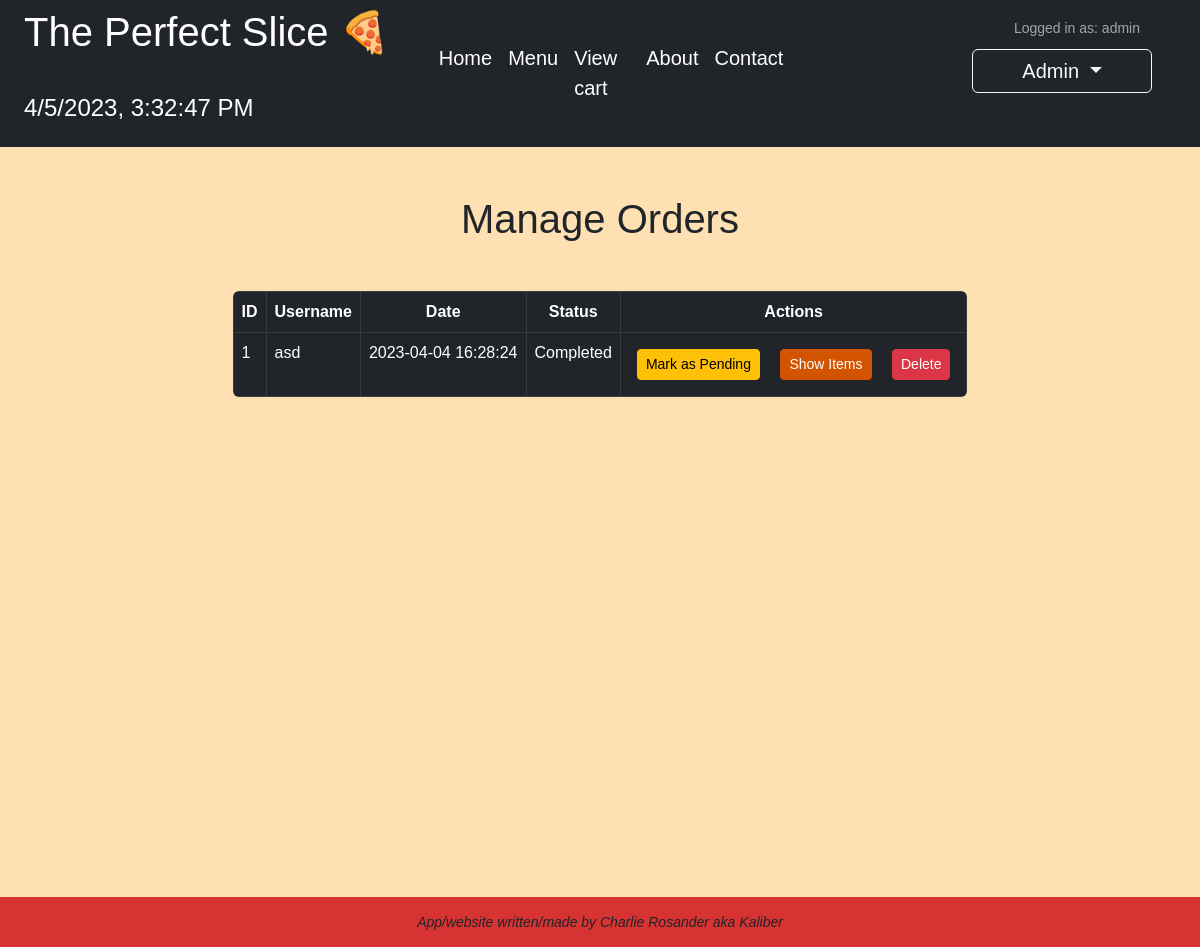
Before: /orders (signed in) with the older database file.
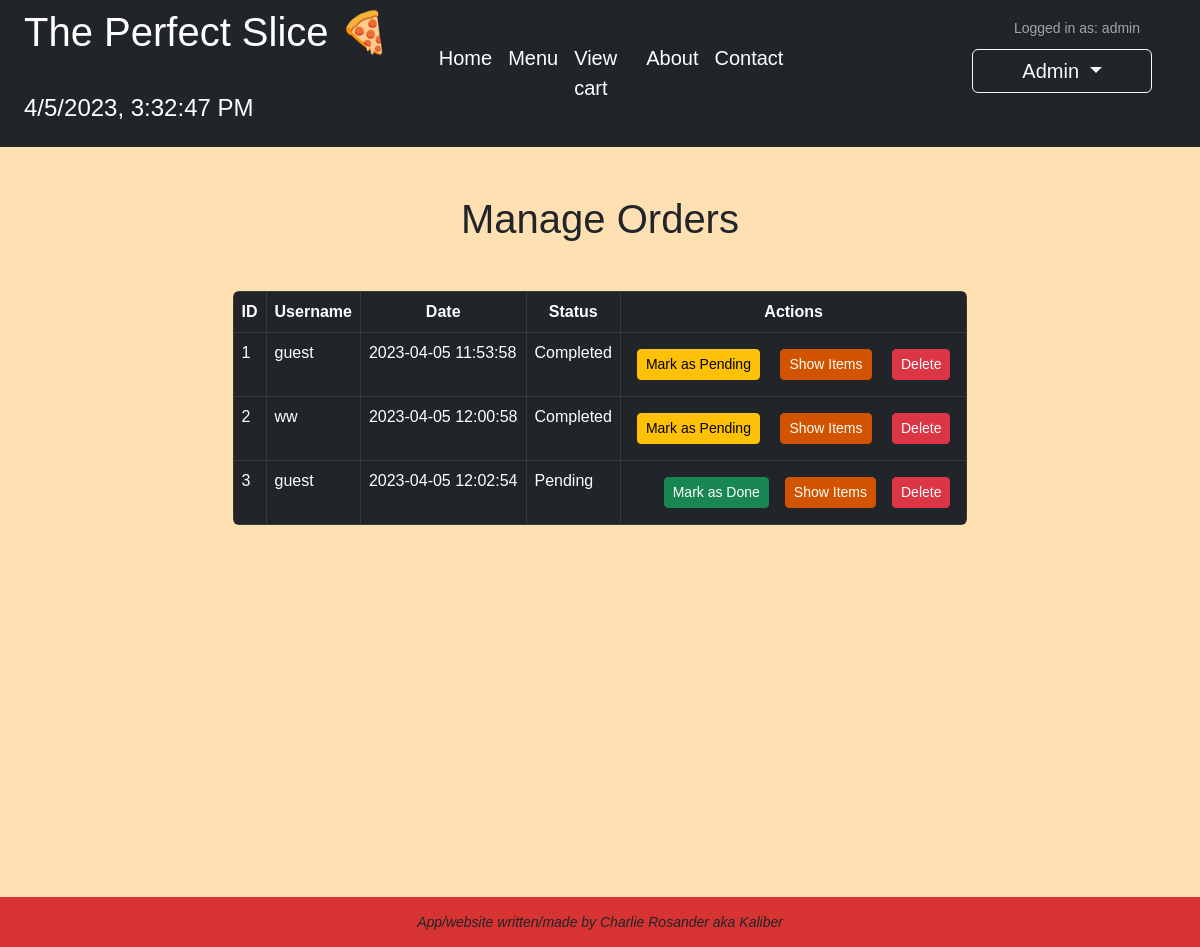
After: the same page with the newer database file.
### app.py (models this page shows)
class Orders(db.Model):
    id = db.Column(db.Integer, primary_key=True)
    username = db.Column(db.String(80), nullable=False)
    date = db.Column(db.String(80), nullable=False)
    completed = db.Column(db.Boolean, default=False, nullable=False)
    items = db.relationship('OrderItems', cascade="all, delete", backref='order')

### app.py (the view)
@app.route('/orders')
def orders():
    if session.get('user') == 'admin':
        orders = Orders.query.all()
        return render_template('orders.html', orders=orders)
    else:
        return redirect(url_for('login'))

### templates/orders.html (shortened to what this page needs)
{% extends "index.html" %}
{% block content %}
<section class="intro">
    <div class="gradient-custom-2 my-5 ">
        <div class="mask d-flex align-items-center">
            <div class="container">
                <div class="row justify-content-center">
                    <div class="col-12">
                        <h1 class="text-center text mb-5">Manage Orders</h1>
                        <div class="table-responsive rounded">
                            <table class="table table-dark table-bordered mb-0">
                                <thead>
                                    <tr>
                                        <th>ID</th>
                                        <th>Username</th>
                                        <th>Date</th>
                                        <th>Status</th>
                                        <th>Actions</th>
                                    </tr>
                                </thead>
                                <tbody>
                                    {% for order in orders %}
                                    <tr>
                                        <td>{{ order.id }}</td>
                                        <td>{{ order.username }}</td>
                                        <td>{{ order.date }}</td>
                                        {% if not order.completed %}
                                        <td>Pending</td>
                                        {% else %}
                                        <td>Completed</td>
                                        {% endif %}
                                        <td>
                                            <div class="action-buttons">
                                                {% if not order.completed %}
                                                <form action="{{ url_for('mark_order_as_done', order_id=order.id) }}"
                                                    method="post">
                                                    <button type="submit" class="btn btn-success btn-sm mx-2 my-2">
                                                        Mark as Done
                                                    </button>
                                                </form>
                                                {% else %}
                                                <form action="{{ url_for('mark_order_as_pending', order_id=order.id) }}"
                                                    method="post">
                                                    <button type="submit" class="btn btn-warning btn-sm mx-2 my-2">
                                                        Mark as Pending
                                                    </button>
                                                {% endif %}
                                                <button type="button"
                                                    class="btn btn-primary btn-sm show-items mx-2 my-2"
                                                    data-bs-toggle="collapse" data-bs-target="#items-{{ order.id }}"
                                                    data-order-id="{{ order.id }}">Show Items
                                                </button>
                                                <form action="{{ url_for('delete_order', order_id=order.id) }}"
                                                    method="post">
                                                    <button type="submit" class="btn btn-danger btn-sm mx-2 my-2">
                                                        Delete
                                                    </button>
                                                </form>
                                            </div>
                                        </td>
                                    </tr>
                                    {% endfor %}
                                </tbody>
                            </table>
                        </div>
                    </div>
                </div>
            </div>
        </div>
    </div>
</section>
{% endblock %}

Changed rows visible on the page:
changed Orders id 1: username "asd" → "guest"; date "2023-04-04 16:28:24" → "2023-04-05 11:53:58"
added Orders: id "2", username "ww", date "2023-04-05 12:00:58", completed "Completed"
added Orders: id "3", username "guest", date "2023-04-05 12:02:54", completed "Pending"
